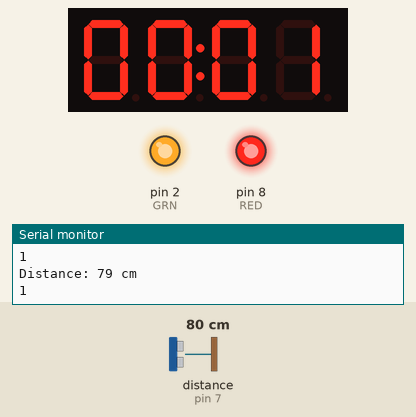
Simulated run of this sketch. Board: Arduino Uno, built with avr-gcc and run on an emulated ATmega328P. Shown: 4-digit seven-segment display, output pins drawn as LEDs (lit = HIGH), the last lines printed to the serial monitor. Wiring (inferred from the names in the program): ultrasonic range finder: trigger pin 4; echo pin 7. The test bench sets the inputs (shaded band); at power-on: distance to the obstacle (sensor on pin 7) 80 cm. The echo pulse lasts 58.3 µs per cm; pins used as bus, display or sensor lines are not drawn.

Above: at 1.8 s.
1.9 s: distance to the obstacle (sensor on pin 7) set to 12 cm
3.5 s: distance to the obstacle (sensor on pin 7) set to 9 cm
At 5.4 s:
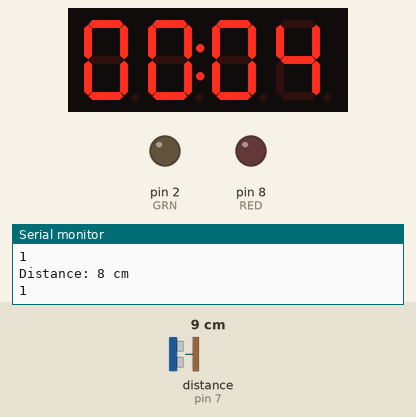
At 7.5 s:
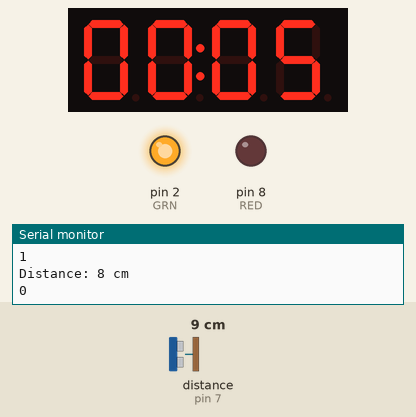
7.6 s: distance to the obstacle (sensor on pin 7) set to 18 cm
At 10.0 s:
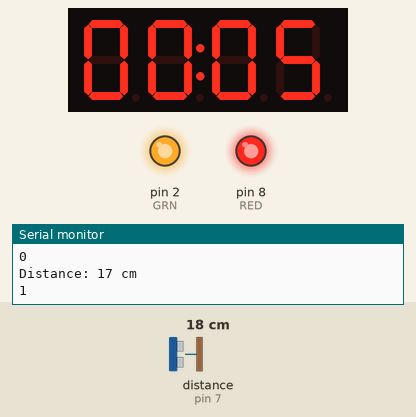
Timing chart, 0 to 11.5 s (numbered marks = the images above; inputs shaded):
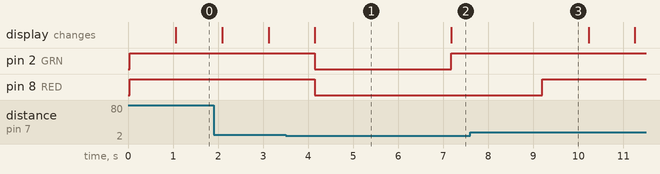

The sketch:

TimerPlusSensor.ino
```cpp
#include "TM1637.h"

#define TRG 4
#define ECH 7
#define RED 8
#define GRN 2
#define CLK 12
#define DIO 10
long duration; // variable for the duration of sound wave travel
int distance; // variable for the distance measurement
bool trg = true; // initiale value for the timer
TM1637 ts1637(CLK, DIO);
int m1 = 0, m2 = 0, s1 = 0, s2 = 0;
int toogle = 1;

void display_timer(int a, int b, int c, int d, int t) {
  ts1637.display(0, a);
  ts1637.display(1, b);
  ts1637.point(t);
  ts1637.display(2, c);
  ts1637.display(3, d);

}

void run_sensor() {
  // Clears the trigPin condition
  digitalWrite(TRG, LOW);
  delayMicroseconds(2);
  //------------------------------
  // Sets the trigPin HIGH (ACTIVE) for 10 microseconds
  digitalWrite(TRG, HIGH);
  delayMicroseconds(10);
  digitalWrite(TRG, LOW);
  //-------------------------------
  // Reads the echoPin, returns the sound wave travel time in microseconds
  duration = pulseIn(ECH, HIGH);
  //-------------------------------
  // Calculating the distance
  distance = duration * 0.034 / 2; // Speed of sound wave divided by 2 (go and back)
  //-------------------------------
  // Displays the distance and the state of timer on the Serial Monitor [for debugging purpos]

  Serial.print("Distance: ");
  Serial.print(distance);
  Serial.println(" cm");
  Serial.println(trg);
  //--------------------------------
  if (distance > 10) {
    digitalWrite(RED, HIGH);
    digitalWrite(GRN, trg);

  }
  if (distance < 10) {
    trg = !trg;
    digitalWrite(GRN, trg);
    digitalWrite(RED, LOW);
    delay(2000);
  }
}

void timer_func(int m11, int m22, int s22, int s11, int toogle) {
  // first digit
  if (m2 > 9) {
    m1++;
    m2 = 0;
  }
  //second digit
  if (s2 == 5 && s1 > 9) {
    m2++;
    s2 = 0;
    s1 = 0;
  }
  // third digit
  if (s1 > 9) {
    s2++;
    s1 = 0;
  }
  if (s1 % 2 == 0) {
    toogle = 0;
  } else {
    toogle = 1;
  }
}
void setup() {
  // --- setting up the timer---
  ts1637.init();
  ts1637.point(1); // set the two dots to be on
  ts1637.set(2);
  //----------------------------

  //--- setting up sensor---
  pinMode(RED, OUTPUT);
  pinMode(GRN, OUTPUT);
  pinMode(TRG, OUTPUT);
  pinMode(ECH, INPUT);
  //------------------------
  Serial.begin(9600);
}

void loop() {

  display_timer(m1, m2, s2, s1, toogle);
  while (s1 <= 10 && trg == true) {
    s1++;
    run_sensor();
    timer_func(m1, m2, s2, s1, toogle);
    delay(1000);
    display_timer(m1, m2, s2, s1, toogle);
  }
  run_sensor();

}
```

Measured:
- the behaviour switches between 11 and 10 cm on distance to the obstacle (sensor on pin 7) (found by bisection; images 0 and 1)
- after the input at 3.5 s, pin 2 (GRN): HIGH → LOW after 0.65 s, → HIGH 3.0 s later; pin 8 (RED): HIGH → LOW after 0.65 s
- after the input at 7.6 s, pin 2 (GRN): stops changing and stays HIGH; pin 8 (RED): LOW → HIGH after 1.6 s
- what the display in image 1 shows lasts 3.1 s, from 4.1 s to 7.2 s
